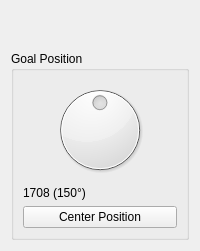
             <widget class="QWidget" name="page19GoalPosition">
              <layout class="QVBoxLayout" name="verticalLayout_4">
               <item>
                <spacer name="verticalSpacer_20">
                 <property name="orientation">
                  <enum>Qt::Vertical</enum>
                 </property>
                 <property name="sizeHint" stdset="0">
                  <size>
                   <width>20</width>
                   <height>40</height>
                  </size>
                 </property>
                </spacer>
               </item>
               <item>
                <widget class="QGroupBox" name="gbGoalPosition">
                 <property name="title">
                  <string>Goal Position</string>
                 </property>
                 <layout class="QVBoxLayout" name="verticalLayout_3">
                  <item>
                   <widget class="QDial" name="dialGoalPosition">
                    <property name="maximum">
                     <number>4095</number>
                    </property>
                    <property name="value">
                     <number>2045</number>
                    </property>
                   </widget>
                  </item>
                  <item>
                   <widget class="QLabel" name="lblGoalPositionValue">
                    <property name="text">
                     <string>1708 (150°)</string>
                    </property>
                   </widget>
                  </item>
                  <item>
                   <widget class="QPushButton" name="pbCenterPosition">
                    <property name="text">
                     <string>Center Position</string>
                    </property>
                   </widget>
                  </item>
                 </layout>
                </widget>
               </item>
              </layout>
             </widget>
